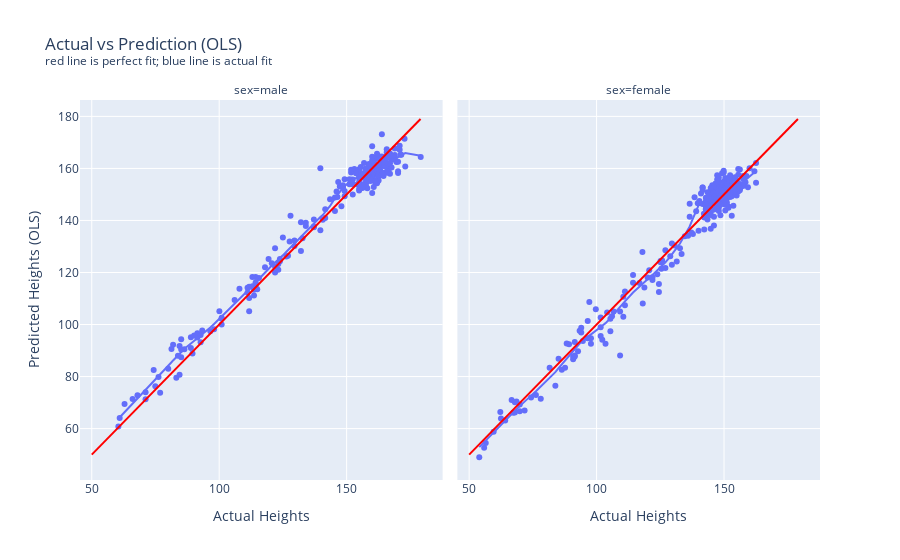

Source (notebook cell):
### Code cell
import plotly_express as px

ols_predictions = ols_model.predict(ols_x)
temp = data.copy()
temp['sex'] = temp['male'].apply(lambda x: 'male' if x else 'female')
temp.rename(columns={'height': "Actual Heights"}, inplace=True)
temp["Predicted Heights (OLS)"] = ols_predictions

fig = px.scatter(
    temp,
    x="Actual Heights",
    y="Predicted Heights (OLS)",
    facet_col='sex',
    trendline='lowess',
    trendline_options=dict(frac=0.1),
    title="Actual vs Prediction (OLS)<br><sup>red line is perfect fit; blue line is actual fit</sup>",
)

perfect_line = px.line(
    pd.DataFrame(dict(x=np.arange(50, 180), y=np.arange(50, 180))),
    x='x',
    y='y',
)
perfect_line.update_traces(line_color='red', line_width=2)
fig.add_trace(perfect_line.data[0], row='all', col='all', exclude_empty_subplots=True)
fig

### Figure 1 — Plotly figure (JSON) as saved in the notebook; plotly's stock layout.template omitted (floating-point values rounded to 4 significant figures; data arrays with more than 128 entries replaced by an {"elided": "..."} marker saying what was removed)
{"data": [{"hovertemplate": "sex=male<br>Actual Heights=%{x}<br>Predicted Heights (OLS)=%{y}<extra></extra>", "legendgroup": "", "marker": {"color": "#636efa", "symbol": "circle"}, "mode": "markers", "name": "", "orientation": "v", "showlegend": false, "type": "scatter", "x": {"elided": "257 float values"}, "xaxis": "x", "y": {"elided": "257 float values"}, "yaxis": "y"}, {"hovertemplate": "<b>LOWESS trendline</b><br><br>sex=male<br>Actual Heights=%{x}<br>Predicted Heights (OLS)=%{y} <b>(trend)</b><extra></extra>", "legendgroup": "", "marker": {"color": "#636efa", "symbol": "circle"}, "mode": "lines", "name": "", "showlegend": false, "type": "scatter", "x": {"elided": "257 float values"}, "xaxis": "x", "y": {"elided": "257 float values"}, "yaxis": "y"}, {"hovertemplate": "sex=female<br>Actual Heights=%{x}<br>Predicted Heights (OLS)=%{y}<extra></extra>", "legendgroup": "", "marker": {"color": "#636efa", "symbol": "circle"}, "mode": "markers", "name": "", "orientation": "v", "showlegend": false, "type": "scatter", "x": {"elided": "287 float values"}, "xaxis": "x2", "y": {"elided": "287 float values"}, "yaxis": "y2"}, {"hovertemplate": "<b>LOWESS trendline</b><br><br>sex=female<br>Actual Heights=%{x}<br>Predicted Heights (OLS)=%{y} <b>(trend)</b><extra></extra>", "legendgroup": "", "marker": {"color": "#636efa", "symbol": "circle"}, "mode": "lines", "name": "", "showlegend": false, "type": "scatter", "x": {"elided": "287 float values"}, "xaxis": "x2", "y": {"elided": "287 float values"}, "yaxis": "y2"}, {"hovertemplate": "x=%{x}<br>y=%{y}<extra></extra>", "legendgroup": "", "line": {"color": "red", "dash": "solid", "width": 2}, "marker": {"symbol": "circle"}, "mode": "lines", "name": "", "orientation": "v", "showlegend": false, "type": "scatter", "x": {"elided": "130 int values"}, "xaxis": "x", "y": {"elided": "130 int values"}, "yaxis": "y"}, {"hovertemplate": "x=%{x}<br>y=%{y}<extra></extra>", "legendgroup": "", "line": {"color": "red", "dash": "solid", "width": 2}, "marker": {"symbol": "circle"}, "mode": "lines", "name": "", "orientation": "v", "showlegend": false, "type": "scatter", "x": {"elided": "130 int values"}, "xaxis": "x2", "y": {"elided": "130 int values"}, "yaxis": "y2"}], "layout": {"annotations": [{"font": {}, "showarrow": false, "text": "sex=male", "x": 0.245, "xanchor": "center", "xref": "paper", "y": 1, "yanchor": "bottom", "yref": "paper"}, {"font": {}, "showarrow": false, "text": "sex=female", "x": 0.755, "xanchor": "center", "xref": "paper", "y": 1, "yanchor": "bottom", "yref": "paper"}], "legend": {"tracegroupgap": 0}, "title": {"text": "Actual vs Prediction (OLS)<br><sup>red line is perfect fit; blue line is actual fit</sup>"}, "xaxis": {"anchor": "y", "domain": [0, 0.49], "title": {"text": "Actual Heights"}}, "xaxis2": {"anchor": "y2", "domain": [0.51, 1], "matches": "x", "title": {"text": "Actual Heights"}}, "yaxis": {"anchor": "x", "domain": [0, 1], "title": {"text": "Predicted Heights (OLS)"}}, "yaxis2": {"anchor": "x2", "domain": [0, 1], "matches": "y", "showticklabels": false}}}
